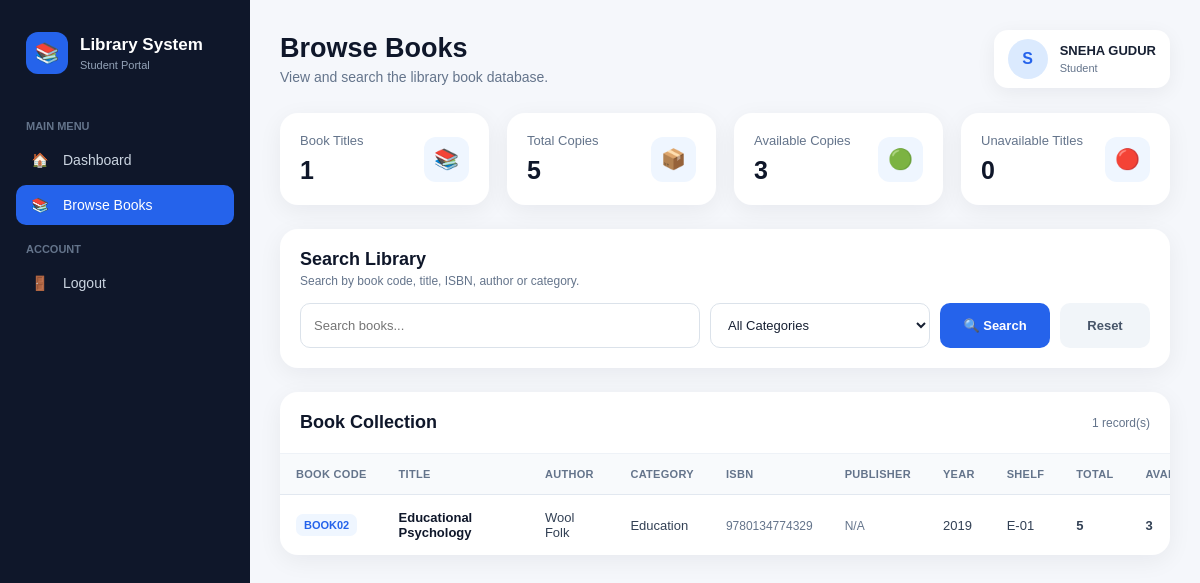
Screenshot of /user/books.php (signed in) with the database file from the repository.
### tables this page shows
CREATE TABLE `books` (
  `id` int(11) NOT NULL,
  `book_code` varchar(50) NOT NULL,
  `title` varchar(200) NOT NULL,
  `isbn` varchar(50) DEFAULT NULL,
  `author_id` int(11) DEFAULT NULL,
  `category_id` int(11) DEFAULT NULL,
  `publisher` varchar(150) DEFAULT NULL,
  `publication_year` year(4) DEFAULT NULL,
  `quantity` int(11) DEFAULT 1,
  `available_quantity` int(11) DEFAULT 1,
  `shelf_number` varchar(50) DEFAULT NULL,
  `qr_code` varchar(255) DEFAULT NULL,
  `created_at` timestamp NOT NULL DEFAULT current_timestamp()
);

CREATE TABLE `authors` (
  `id` int(11) NOT NULL,
  `author_name` varchar(150) NOT NULL
);

CREATE TABLE `categories` (
  `id` int(11) NOT NULL,
  `category_name` varchar(100) NOT NULL
);

### user/books.php (the view, shortened to what this page needs)
<?php
require_once "../config/database.php";
$search = trim($_GET["search"] ?? "");
$books = [];
$sql = "SELECT
            b.id,
            b.book_code,
            b.title,
            b.isbn,
            b.publisher,
            b.publication_year,
            b.quantity,
            b.available_quantity,
            b.shelf_number,
            a.author_name,
            c.category_name
        FROM books b
        LEFT JOIN authors a
            ON b.author_id = a.id
        LEFT JOIN categories c
            ON b.category_id = c.id
        WHERE 1=1";
$sql .= " ORDER BY b.title ASC";
$stmt = $conn->prepare($sql);
$stmt->execute();
$result = $stmt->get_result();
while ($row = $result->fetch_assoc()) {
    $books[] = $row;
}
$total_books = count($books);
$unavailable_titles = 0;
$total_copies = 0;
$total_available_copies = 0;
foreach ($books as $book) {
    $quantity = (int)$book["quantity"];
    $available = (int)$book["available_quantity"];
    $total_copies += $quantity;
    $total_available_copies += $available;
}
?>
<!DOCTYPE html>
<html lang="en">
<head>
</head>
<body>
<div class="layout">
    <aside class="sidebar">
        <div class="brand">
            <div class="brand-icon">
                📚
            </div>
            <div>
                <h2>Library System</h2>
                <span>Student Portal</span>
            </div>
        </div>
        <div class="nav-title">
            Main Menu
        </div>
        <nav class="nav">
            <a href="dashboard.php">
                <span class="nav-icon">
                    🏠
                </span>
                Dashboard
            </a>
            <a href="books.php" class="active">
                <span class="nav-icon">
                    📚
                </span>
                Browse Books
            </a>
        </nav>
        <div class="nav-title">
            Account
        </div>
        <nav class="nav">
            <a href="../auth/logout.php">
                <span class="nav-icon">
                    🚪
                </span>
                Logout
            </a>
        </nav>
    </aside>
    <main class="main">
        <div class="topbar">
            <div class="page-title">
                <h1>
                    Browse Books
                </h1>
                <p>
                    View and search the library book database.
                </p>
            </div>
            <div class="profile">
                <div class="avatar">
                    <?= strtoupper(
                        substr($_SESSION["user_name"], 0, 1)
                    ) ?>
                </div>
                <div>
                    <strong>
                        <?= htmlspecialchars(
                            $_SESSION["user_name"]
                        ) ?>
                    </strong>
                    <span>
                        Student
                    </span>
                </div>
            </div>
        </div>
        <div class="stats">
            <div class="stat-card">
                <div class="stat-content">
                    <div>
                        <div class="stat-label">
                            Book Titles
                        </div>
                        <div class="stat-number">
                            <?= $total_books ?>
                        </div>
                    </div>
                    <div class="stat-icon">
                        📚
                    </div>
                </div>
            </div>
            <div class="stat-card">
                <div class="stat-content">
                    <div>
                        <div class="stat-label">
                            Total Copies
                        </div>
                        <div class="stat-number">
                            <?= $total_copies ?>
                        </div>
                    </div>
                    <div class="stat-icon">
                        📦
                    </div>
                </div>
            </div>
            <div class="stat-card">
                <div class="stat-content">
                    <div>
                        <div class="stat-label">
                            Available Copies
                        </div>
                        <div class="stat-number">
                            <?= $total_available_copies ?>
                        </div>
                    </div>
                    <div class="stat-icon">
                        🟢
                    </div>
                </div>
            </div>
            <div class="stat-card">
                <div class="stat-content">
                    <div>
                        <div class="stat-label">
                            Unavailable Titles
                        </div>
                        <div class="stat-number">
                            <?= $unavailable_titles ?>
                        </div>
                    </div>
                    <div class="stat-icon">
                        🔴
                    </div>
                </div>
            </div>
        </div>
        <div class="filter-card">
            <div class="filter-header">
                <h2>
                    Search Library
                </h2>
                <p>
                    Search by book code, title, ISBN, author or category.
                </p>
            </div>
            <form
                method="GET"
                class="filter-form"
            >
                <input
                    type="text"
                    name="search"
                    class="input"
                    placeholder="Search books..."
                    value="<?= htmlspecialchars($search) ?>"
                >
                <select
                    name="category"
                    class="select"
                >
                    <option value="0">
                        All Categories
                    </option>
                </select>
                <button
                    type="submit"
                    class="btn btn-primary"
                >
                    🔍 Search
                </button>
                <a
                    href="books.php"
                    class="btn btn-light"
                >
                    Reset
                </a>
            </form>
        </div>
        <div class="table-card">
            <div class="table-header">
                <h2>
                    Book Collection
                </h2>
                <span>
                    <?= $total_books ?> record(s)
                </span>
            </div>
            <?php if (empty($books)): ?>
                <div class="empty">
                    <div class="empty-icon">
                        🔎
                    </div>
                    <h3>
                        No books found
                    </h3>
                    <p>
                        Try another search term or category.
                    </p>
                </div>
            <?php else: ?>
                <div class="table-wrapper">
                    <table>
                        <thead>
                            <tr>
                                <th>
                                    Book Code
                                </th>
                                <th>
                                    Title
                                </th>
                                <th>
                                    Author
                                </th>
                                <th>
                                    Category
                                </th>
                                <th>
                                    ISBN
                                </th>
                                <th>
                                    Publisher
                                </th>
                                <th>
                                    Year
                                </th>
                                <th>
                                    Shelf
                                </th>
                                <th>
                                    Total
                                </th>
                                <th>
                                    Available
                                </th>
                            </tr>
                        </thead>
                        <tbody>
                            <?php foreach ($books as $book): ?>
                                <?php
                                $available =
                                    (int)$book["available_quantity"];
                                $quantity =
                                    (int)$book["quantity"];
                                ?>
                                <tr>
                                    <td>
                                        <span class="book-code">
                                            <?= htmlspecialchars(
                                                $book["book_code"]
                                            ) ?>
                                        </span>
                                    </td>
                                    <td>
                                        <div class="book-title">
                                            <?= htmlspecialchars(
                                                $book["title"]
                                            ) ?>
                                        </div>
                                    </td>
                                    <td>
                                        <?= htmlspecialchars(
                                            $book["author_name"]
                                            ?? "Unknown"
                                        ) ?>
                                    </td>
                                    <td>
                                        <?= htmlspecialchars(
                                            $book["category_name"]
                                            ?? "Uncategorized"
                                        ) ?>
                                    </td>
                                    <td>
                                        <span class="secondary">
                                            <?= !empty($book["isbn"])
                                                ? htmlspecialchars(
                                                    $book["isbn"]
                                                )
                                                : "N/A"
                                            ?>
                                        </span>
                                    </td>
                                    <td>
                                        <span class="secondary">
                                            <?= !empty(
                                                $book["publisher"]
                                            )
                                                ? htmlspecialchars(
                                                    $book["publisher"]
                                                )
                                                : "N/A"
                                            ?>
                                        </span>
                                    </td>
                                    <td>
                                        <?= !empty(
                                            $book["publication_year"]
                                        )
                                            ? htmlspecialchars(
                                                $book["publication_year"]
                                            )
                                            : "N/A"
                                        ?>
                                    </td>
                                    <td>
                                        <?= !empty(
                                            $book["shelf_number"]
                                        )
                                            ? htmlspecialchars(
                                                $book["shelf_number"]
                                            )
                                            : "N/A"
                                        ?>
                                    </td>
                                    <td>
                                        <span class="quantity">
                                            <?= $quantity ?>
                                        </span>
                                    </td>
                                    <td>
                                        <span class="quantity">
                                            <?= $available ?>
                                        </span>
                                    </td>
                                </tr>
                            <?php endforeach; ?>
                        </tbody>
                    </table>
                </div>
            <?php endif; ?>
        </div>
    </main>
</div>
</body>
</html>

### rows the page displays
books: book_code "BOOK02", title "Educational Psychology", author.author_name "Wool Folk", category.category_name "Education", isbn "9780134774329", publisher "N/A", publication_year "2019", shelf_number "E-01", quantity "5", available_quantity "3"

### other values shown
substr($_SESSION["user_name"], 0, 1) "S"
$_SESSION["user_name"] "SNEHA GUDUR"
$total_books "1"
$total_copies "5"
$total_available_copies "3"
$unavailable_titles "0"
